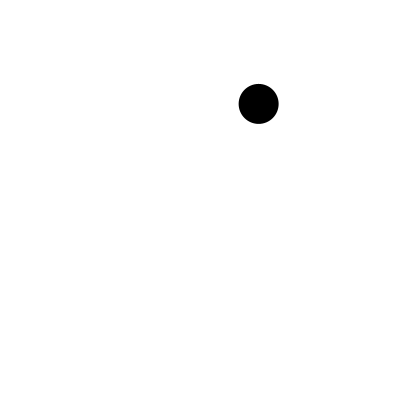
Frame 1 (no input)
Frame 60 (the mouse pressed at the canvas centre just before this capture): identical to frame 1, image omitted
Frame 120 (the mouse held since frame 60 and released just before this capture): blank canvas, image omitted

The Processing sketch that drew this single still picture (run headless with seeded random() and noise(); from frame 60 on, the mouse is pressed at the canvas centre):

// Processing sketch: processing_17598
// ── processing_17598.pde

Integrator X, Y;
//Integrator H; 色
float x = random(400);
float y = random(400);

void setup(){
  size(400, 400);
  //smooth();
  colorMode(HSB, 100);
  background(100);
  frameRate(30);

  float attraction = random(0.2, 0.6);
  //println("attraction: " + nf(attraction, 1, 3) );

  X = new Integrator(x, 0.5, 0.2);//初期値、制動力値、推進力値
  Y = new Integrator(y, 0.5, 0.2);//真ん中、小さいとゆっくり、大きいほど急加速
  //H = new Integrator(0, 0.5, 0.2);
}

void draw(){
  fadeToWhite();
  
  X.update();
  Y.update();
  //H.update();
  
  //fill(H.value, 80, 100); 色を変えてく
  fill(0);
  ellipse(X.value, Y.value, 40, 40);
}

//背景
void fadeToWhite(){
  noStroke();
  fill(100);
  rectMode(CORNER);
  rect(0, 0, width, height);
}

//マウスのクリックすると目的値に移動
void mousePressed() {
  if (x > 200 && y < 200){
  X.target(x*2);
  Y.target(y/2);
  }
  if (x > 200 && y > 200){
  X.target(x*2);
  Y.target(y*2);
  }
  if (x < 200 && y < 200){
  X.target(x/2);
  Y.target(y/2);
  }
  if (x < 200 && y > 200){
  X.target(x/2);
  Y.target(y*2);
  }
  //H.target(int(random(100)));
}


//Integratorタブ
class Integrator {

  final float DAMPING = 0.5f;
  final float ATTRACTION = 0.2f;

  float value;
  float vel;
  float accel;
  float force;
  float mass = 1;

  float damping = DAMPING;
  float attraction = ATTRACTION;
  boolean targeting;
  float target;


  Integrator() { 
  }


  Integrator(float value) {
    this.value = value;
  }


  Integrator(float value, float damping, float attraction) {
    this.value = value;
    this.damping = damping;
    this.attraction = attraction;
  }


  void set(float v) {
    value = v;
  }


  void update() {
    if (targeting) {
      force += attraction * (target - value);      
    }

    accel = force / mass;
    vel = (vel + accel) * damping;
    value += vel;

    force = 0;
  }


  void target(float t) {
    targeting = true;
    target = t;
  }


  void noTarget() {
    targeting = false;
  }
}
                                                                                                                
